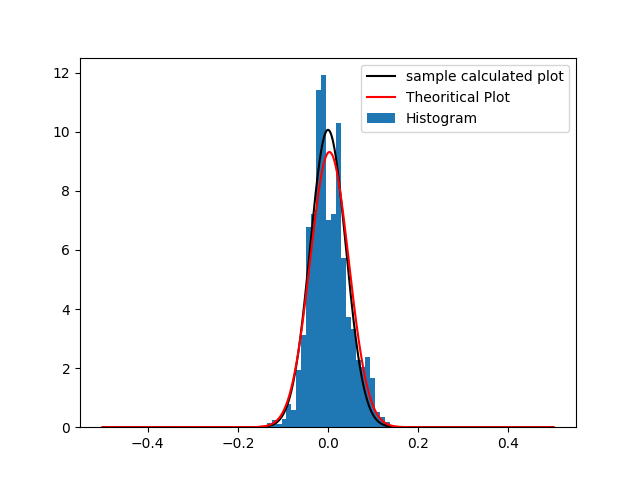

The script that drew this image:
from astroML.resample import bootstrap
import numpy as np
from scipy.stats import *
import matplotlib.pyplot as plt
plt.ion()
N=1000

samples = np.random.normal(0,1,N)
median_BS = bootstrap(samples,10000,np.median,kwargs=dict(axis=1))
standard_dev=np.std(median_BS)
std=np.sqrt(np.pi/(2*N))
print('deviation of bootstrap sammples',standard_dev)

x = np.linspace(-0.5,0.5,1000)
mu = np.mean(median_BS)
sigma = np.std(median_BS)
pdf = norm(0, std).pdf(x)#theorically expected gaussian 
pdf1 = norm(mu, sigma).pdf(x) #samples based gaussian 
plt.hist(median_BS,bins=30,normed=True,label='Histogram') #histogram of Bootstrap samples
plt.plot(x,pdf,'-k',label='sample calculated plot')	
plt.plot(x,pdf1,'-r',label='Theoritical Plot')
plt.legend()
